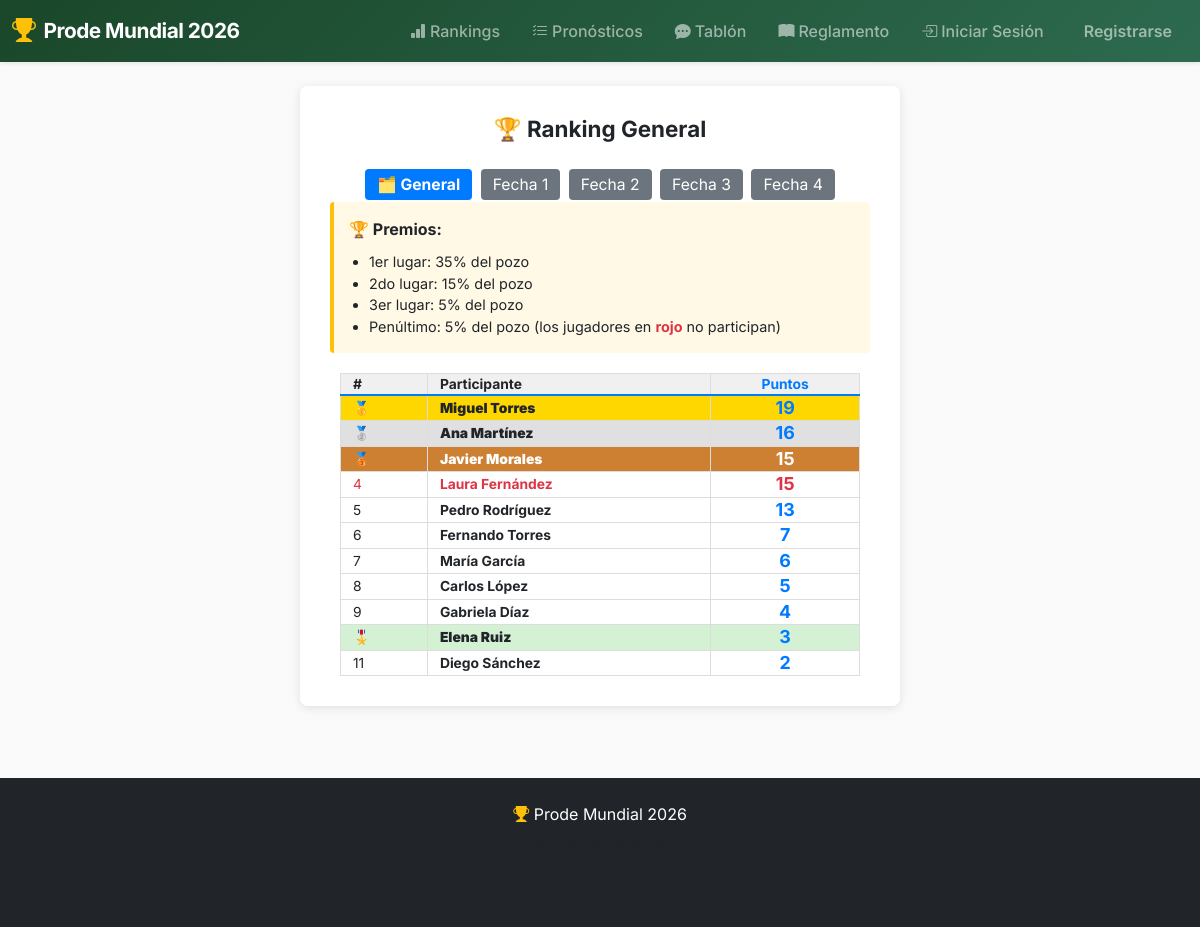
Screenshot of /rankings with the database file from the repository.
### models.py (models this page shows, shortened)
class User(db.Model, UserMixin):
    __tablename__ = "users"
    id = db.Column(db.Integer, primary_key=True)
    email = db.Column(db.String(120), unique=True, nullable=False)
    name = db.Column(db.String(80), nullable=False)
    password_hash = db.Column(db.String(256), nullable=True)
    is_admin = db.Column(db.Boolean, default=False)
    is_enabled = db.Column(db.Boolean, default=True)
    predictions = db.relationship('Prediction', backref='user', lazy=True)

### main/routes.py (the view)
@main_bp.route('/rankings')
def rankings():
    user_stats_raw = db.session.query(
        User.id,
        User.name,
        User.email,
        func.count(Prediction.id).label('total_predictions'),
        func.sum(Prediction.points_awarded).label('total_points')
    ).join(Prediction, User.id == Prediction.user_id, isouter=True)\
     .filter(User.is_admin == False)\
     .group_by(User.id)\
     .order_by(func.coalesce(func.sum(Prediction.points_awarded), 0).desc(), User.name)\
     .all()
    user_stats = []
    for stat in user_stats_raw:
        preds_for_finished = db.session.query(func.count(Prediction.id))\
            .join(Match, Prediction.match_id == Match.id)\
            .filter(Prediction.user_id == stat.id, Match.home_goals.isnot(None))\
            .scalar() or 0
        from collections import namedtuple
        StatWithPoints = namedtuple('StatWithPoints', ['id', 'name', 'email', 'total_predictions', 'total_points', 'predictions_with_points'])
        user_stats.append(StatWithPoints(stat.id, stat.name, stat.email, stat.total_predictions, stat.total_points, preds_for_finished))
    matches_with_result = Match.query.filter(Match.home_goals.isnot(None)).count()
    return render_template('main/rankings.html',
                         user_stats=user_stats,
                         matches_with_result=matches_with_result,
                         zip=zip)

### app.py (called while the page is built)
@app.context_processor
def inject_user():
    return {'current_user': current_user}

### templates/main/rankings.html (shortened to what this page needs)
{% extends "base.html" %}
{% block content %}
<div style="max-width: 600px; margin: 0 auto; background-color: rgba(255, 255, 255, 0.95); padding: 30px; border-radius: 8px; box-shadow: 0 2px 10px rgba(0,0,0,0.1);">
    <h1 style="font-size:1.4rem; font-weight:700; margin-bottom:10px; text-align:center;">🏆 Ranking General</h1>
    <div style="margin: 24px 0 0 0; text-align: center;">
        <a href="{{ url_for('main.rankings') }}" class="rankings-nav-btn" style="display: inline-block; background-color: #007bff; color: white; text-decoration: none; margin: 2px; font-weight: bold;">
            🗂️ General
        </a>
        {% for phase_num in [1, 2, 3, 4] %}
            <a href="{{ url_for('main.rankings_by_phase', phase_id=phase_num) }}" class="rankings-nav-btn" style="display: inline-block; background-color: #6c757d; color: white; text-decoration: none; margin: 2px;">
                {% if phase_num == 4 %}Fecha 4{% else %}Fecha {{ phase_num }}{% endif %}
            </a>
        {% endfor %}
    </div>
    {% if user_stats %}
        {% set matches_played = matches_with_result or 0 %}
        {% set valid_users = [] %}
        {% for stat in user_stats %}
            {% if matches_played > 0 and (stat.predictions_with_points or 0) == matches_played %}
                {% set _ = valid_users.append(loop.index) %}
            {% endif %}
        {% endfor %}
        {% set total_valid = valid_users|length %}
        {% set penultimate_position = valid_users[total_valid - 2] if total_valid >= 2 else -1 %}
        <div style="background-color: #fff9e6; border-left: 4px solid #ffc107; padding: 15px; margin-bottom: 20px; border-radius: 4px;">
            <strong>🏆 Premios:</strong>
            <ul style="margin: 10px 0 0 0; padding-left: 20px; font-size: 0.90em;">
                <li>1er lugar: 35% del pozo</li>
                <li>2do lugar: 15% del pozo</li>
                <li>3er lugar: 5% del pozo</li>
                <li>Penúltimo: 5% del pozo (los jugadores en <b style="color:#dc3545;">rojo</b> no participan)</li>
            </ul>
        </div>
        <table class="rankings-table" style="width: 100%; max-width: 520px; margin: 0 auto; border-collapse: collapse; margin-top: 20px;">
            <thead>
                <tr style="background-color: #f0f0f0; border-bottom: 2px solid #007bff;">
                    <th style="padding: 12px; text-align: left; border: 1px solid #ddd;">#</th>
                    <th style="padding: 12px; text-align: left; border: 1px solid #ddd;">Participante</th>
                    <th style="padding: 12px; text-align: center; border: 1px solid #ddd; color: #007bff; font-weight: bold;">Puntos</th>
                </tr>
            </thead>
            <tbody>
                {% for stat in user_stats %}
                    {% set is_first = (loop.index == 1) %}
                    {% set is_second = (loop.index == 2) %}
                    {% set is_third = (loop.index == 3) %}
                    {% set is_valid_for_penultimate = (matches_with_result > 0 and (stat.predictions_with_points or 0) == matches_with_result) %}
                    {% set is_penultimate = (loop.index == penultimate_position and penultimate_position > 0) %}
                    {% set is_awarded = is_first or is_second or is_third or is_penultimate %}
                    <tr style="border-bottom: 1px solid #ddd; {% if is_first %}background-color: #ffd700; font-weight: bold;{% elif is_second %}background-color: #e0e0e0; font-weight: bold;{% elif is_third %}background-color: #cd7f32; color: white; font-weight: bold;{% elif is_penultimate %}background-color: #d4f1d4; font-weight: bold;{% endif %}">
                        <td style="padding: 12px; border: 1px solid #ddd; {% if not is_valid_for_penultimate and matches_with_result > 0 %}color: #dc3545;{% endif %}">
                            {% if is_first %}🥇{% elif is_second %}🥈{% elif is_third %}🥉{% elif is_penultimate %}🎖️{% else %}{{ loop.index }}{% endif %}
                        </td>
                        <td style="padding: 12px; border: 1px solid #ddd; {% if not is_valid_for_penultimate and matches_with_result > 0 %}color: #dc3545;{% endif %}">
                            <strong>{{ stat.name }}</strong>
                        </td>
                        <td style="padding: 12px; border: 1px solid #ddd; text-align: center; font-weight: bold; {% if is_third %}color: white;{% elif not is_valid_for_penultimate and matches_with_result > 0 %}color: #dc3545;{% else %}color: #007bff;{% endif %} font-size: 1.2em;">
                            {{ stat.total_points or 0 }}
                        </td>
                    </tr>
                {% endfor %}
            </tbody>
        </table>
    {% else %}
        <p style="text-align: center; color: #666; margin-top: 30px;">
            No hay datos de ranking disponibles
        </p>
    {% endif %}
</div>
{% endblock %}

### static/css/site.css (style rules this page uses)
.rankings-nav-btn { padding: 4px 12px !important; font-size: 0.98em !important; min-height: 1.2em !important; height: 2em !important; border-radius: 4px !important; }
.rankings-table tr, .rankings-table td, .rankings-table th { padding-top: 0.18rem !important; padding-bottom: 0.18rem !important; font-size: 0.93em; line-height: 1.05; }
.rankings-table td, .rankings-table th { vertical-align: middle !important; }
:root { --primary-color: #1a472a; --secondary-color: #ffd700; --accent-color: #e63946; --dark-color: #212529; --light-color: #f8f9fa; --gradient-primary: linear-gradient(135deg, #1a472a 0%, #2d6a4f 100%); --gradient-hero: linear-gradient(135deg, #667eea 0%, #764ba2 100%); --gradient-gold: linear-gradient(135deg, #ffd700 0%, #ffed4e 100%); }
* { box-sizing: border-box; }
body { margin: 0; font-family: 'Inter', -apple-system, BlinkMacSystemFont, "Segoe UI", Roboto, sans-serif; background: linear-gradient(rgba(245, 245, 245, 0.55), rgba(245, 245, 245, 0.55)), url('../images/backgrounds/foto2.jpg'); background-size: cover; background-position: center; background-attachment: fixed; background-repeat: no-repeat; color: #212529; min-height: 100vh; display: flex; flex-direction: column; }
h1, h2, h3 { color: var(--text); }

### rows the page displays
User: name "Miguel Torres", total_points "19"
User: name "Ana Martínez", total_points "16"
User: name "Javier Morales", total_points "15"
User: name "Laura Fernández", total_points "15"
User: name "Pedro Rodríguez", total_points "13"
User: name "Fernando Torres", total_points "7"
User: name "María García", total_points "6"
User: name "Carlos López", total_points "5"
User: name "Gabriela Díaz", total_points "4"
User: name "Elena Ruiz", total_points "3"
User: name "Diego Sánchez", total_points "2"

### other values shown
{{ phase_num }} "1" "2" "3"
